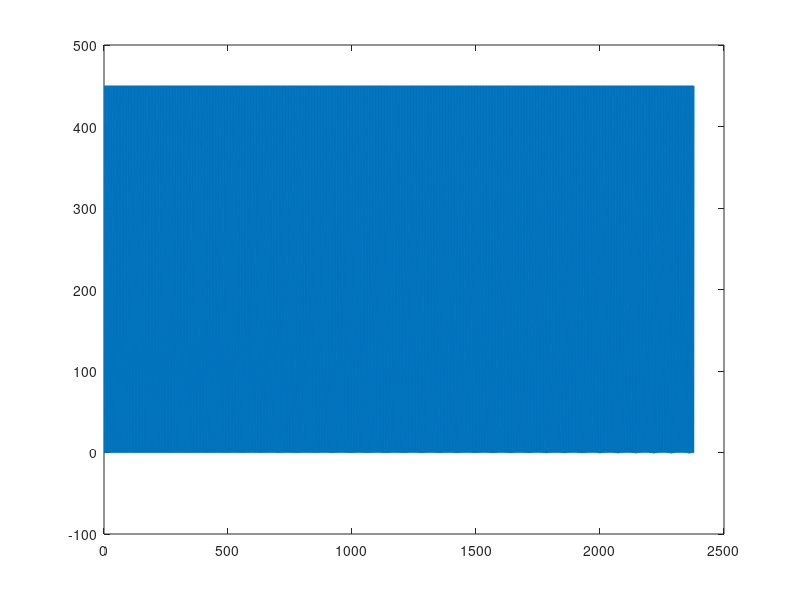

The MATLAB source for this figure:
clear; clc; close all

load=textread('concreteload.txt');

dx=load(6:end,1);

dx_short=dx(1:4:end);
figure; plot(dx_short);
Fz_short=[linspace(0,450,5)'; 450*ones(length(dx_short),1)];
dx_short=[zeros(5,1); dx_short];
My_short=zeros(length(dx_short),1);

fid1=fopen('concreteload_short.txt','w+');
for ii=1:length(dx_short);
    fprintf(fid1,'%5.4f %5.4f %5.4f \n',[dx_short(ii) Fz_short(ii) My_short(ii)]);
end
fclose('all');